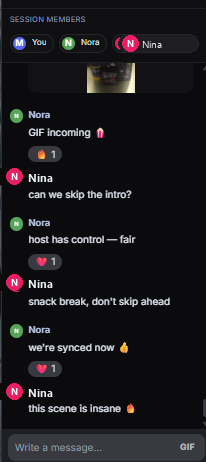
#> input picture assets/how/ref/chat-sidebar-demo.png, 206 x 462 px
$ python patch_chat_nina.py
#> lines starting #> are read from the running program, lines starting #| are printed output that depends on the picture
### scripts/build_how_pov_assets.py
"""Generate viewport screenshots for the how-pov tutorial (16:10)."""
from __future__ import annotations

import shutil
import subprocess
import tempfile
from pathlib import Path

from PIL import Image, ImageDraw, ImageFont

ROOT = Path(__file__).resolve().parents[1]
HOW = ROOT / "assets" / "how"
REF = HOW / "ref"
ASSETS = ROOT / "assets"
EXT_ICONS = ROOT.parent / "cinepulse-duo" / "icons"

# 16:10 @ 1080p height (min) — sharp assets for the how-pov “video” carousel
W, H = 1920, 1200
S = W / 800
SHOT_HI = 1
POPUP_TARGET_W = int(round(302 * S))
HERO_VIDEO = ASSETS / "landing_teleparty_hq.mp4"
HERO_FRAME_SEC = 6.0
HERO_FRAME_STEP5_SEC = 10.0
CHAT_W = int(round(W * 0.26))

HOW_PARTY_MEMBERS = (
    ("You", "#5865f2", "M"),
    ("Nora", "#57a55a", "N"),
    ("Nina", "#e91e63", "N"),
)

# (name, color, initial, text, has_gif, time_label, highlight_new)
HOW_PARTY_MESSAGES = (
    ("Nina", "#e91e63", "N", "can we skip the intro?", False, "5m", False),
    ("Nora", "#57a55a", "N", "host has control — fair", False, "4m", False),
    ("Nina", "#e91e63", "N", "ok no spoilers pls", False, "2m", False),
    ("Nora", "#57a55a", "N", "we're synced now", False, "1m", False),
    ("Nina", "#e91e63", "N", "this scene is insane", False, "now", True),
    ("Nora", "#57a55a", "N", "GIF incoming", True, "now", True),
)
HOW_PARTY_TYPING = ("Nora", "#57a55a", "N")


def _s(value: float) -> int:
    return int(round(value * S))


# Viewport-only assets: popup drops below the toolbar CineCoop icon (top-right).
POPUP_GAP_TOP = _s(6)
POPUP_GAP_RIGHT = _s(10)
BRAND_MASTER = ASSETS / "brand-cp.png"
POPUP_REF_W = 356
# Logo header zone in popup ref captures (popup-invite-active, popup-start-session).
POPUP_HEADER_LOGO_XY_SIDE = (8, 8, 39)


# [8 lines left out: function cover_crop, not called in this run]


def _font(size: int, bold: bool = False):
    paths = (
        ["C:/Windows/Fonts/segoeuib.ttf", "C:/Windows/Fonts/arialbd.ttf"]
        if bold
        else ["C:/Windows/Fonts/segoeui.ttf", "C:/Windows/Fonts/arial.ttf"]
    )
    for path in paths:
        try:
            return ImageFont.truetype(path, size)
        except OSError:
            continue
    return ImageFont.load_default()


def _save_png(img: Image.Image, path: Path) -> None:
    img.save(path, "PNG", compress_level=2)


def _rounded_rect(draw, xy, radius, fill):
    draw.rounded_rectangle(xy, radius=radius, fill=fill)


def _draw_text_centered(
    draw: ImageDraw.ImageDraw,
    box: tuple[int, int, int, int],
    text: str,
    font: ImageFont.FreeTypeFont | ImageFont.ImageFont,
    fill: str | tuple[int, int, int],
) -> None:
    x0, y0, x1, y1 = box
    cx = (x0 + x1) / 2
    cy = (y0 + y1) / 2
    draw.text((cx, cy), text, fill=fill, font=font, anchor="mm")


# [8 lines left out: function _brand_icon, not called in this run]


def _export_how_brand_icons() -> None:
    for size in (48, 96, 128):
        _brand_icon(size).save(HOW / f"brand-cp-{size}.png", optimize=True)


# [100 lines left out: functions _replace_popup_header_logo, _paste_icon, _hero_playback_frame, _netflix_back, _paste_popup_ref, _click_pct, not called in this run]


def _invite_copy_hotspot(box: tuple[int, int, int, int]) -> tuple[float, float]:
    """Centre du bouton copier (icône presse-papiers) à droite du lien d'invitation."""
    return _click_pct(box, 0.906, 0.724)


# [34 lines left out: function step0_store, not called in this run]


def _minimal_player_frame(
    width: int = W,
    height: int = H,
    *,
    progress: float = 0.2,
) -> Image.Image:
    """Fond noir + barre de progression rouge en bas (sans bouton play)."""
    img = Image.new("RGB", (width, height), "#0b0b0b")
    draw = ImageDraw.Draw(img)

    controls_h = _s(22)
    bar_y = height - controls_h
    draw.rectangle((0, bar_y, width, height), fill="#141414")
    pad_x = _s(40)
    track = (pad_x, bar_y + _s(9), width - pad_x, bar_y + _s(12))
    draw.rectangle(track, fill="#3a3a3a")
    prog = max(0.04, min(0.98, progress))
    draw.rectangle(
        (
            track[0],
            track[1],
            track[0] + int((track[2] - track[0]) * prog),
            track[3],
        ),
        fill="#e50914",
    )
    return img


# [24 lines left out: functions step1_netflix_play, step2_popup_start, step3_popup_invite, not called in this run]


def _hex_rgb(hex_color: str) -> tuple[int, int, int]:
    h = hex_color.lstrip("#")
    return int(h[0:2], 16), int(h[2:4], 16), int(h[4:6], 16)


def _draw_avatar(
    draw: ImageDraw.ImageDraw,
    xy: tuple[int, int],
    size: int,
    color: str,
    initial: str,
    font: ImageFont.FreeTypeFont | ImageFont.ImageFont,
    *,
    online: bool = False,
) -> None:
    x, y = xy
    draw.ellipse((x, y, x + size, y + size), fill=_hex_rgb(color))
    draw.text((x + size / 2, y + size / 2), initial, fill="#ffffff", font=font, anchor="mm")
    if online:
        dot = max(3, size // 4)
        ox = x + size - dot + 1
        oy = y + size - dot + 1
        draw.ellipse((ox - 1, oy - 1, ox + dot + 1, oy + dot + 1), fill="#0b0b0d")
        draw.ellipse((ox, oy, ox + dot, oy + dot), fill="#3ba55d")


def _message_block_height(has_gif: bool) -> int:
    h = _s(36)
    if has_gif:
        h += _s(56) + _s(6)
    return h


def _draw_typing_indicator(
    draw: ImageDraw.ImageDraw,
    y: int,
    pad: int,
    av_size: int,
    name: str,
    color: str,
    initial: str,
    name_font,
    text_font,
) -> int:
    """Typing bubble — returns block height."""
    h = _s(26)
    _draw_avatar(draw, (pad, y + _s(2)), av_size, color, initial, _font(_s(9), True), online=True)
    bubble_x = pad + av_size + _s(6)
    bubble = (bubble_x, y, CHAT_W - pad, y + h)
    _rounded_rect(draw, bubble, _s(10), "#1a1d24")
    draw.rectangle(bubble, outline="#2f3544", width=1)
    draw.text((bubble_x + _s(10), y + h // 2), f"{name} is typing", fill="#9aa3b5", font=name_font, anchor="lm")
    for i, col in enumerate(("#5c7088", "#7a8aa3", "#69b4ff")):
        dx = bubble_x + _s(88) + i * _s(7)
        draw.ellipse((dx, y + h // 2 - _s(2), dx + _s(4), y + h // 2 + _s(2)), fill=col)
    return h + _s(6)


def _render_cinecoop_chat_panel() -> Image.Image:
    """Sharp in-page chat (same look as hero demo), drawn in vector style."""
    panel = Image.new("RGB", (CHAT_W, H), "#0b0b0d")
    draw = ImageDraw.Draw(panel)

    pad = _s(8)
    brand_font = _font(_s(11), True)
    title_font = _font(_s(7))
    member_font = _font(_s(8))
    name_font = _font(_s(9), True)
    text_font = _font(_s(10))
    time_font = _font(_s(7))
    chip_font = _font(_s(8), True)
    compose_font = _font(_s(9))
    gif_font = _font(_s(8), True)

    y = 0
    head_h = _s(22)
    draw.rectangle((0, y, CHAT_W, y + head_h), fill="#0f0f12")
    draw.line((0, y + head_h, CHAT_W, y + head_h), fill="#202020", width=1)
    draw.text((pad, y + head_h / 2), "CineCoop", fill="#5ca6ff", font=brand_font, anchor="lm")
    badge_w = _s(16)
    badge_x = pad + _s(62)
    badge_y = y + head_h // 2 - badge_w // 2
    draw.ellipse((badge_x, badge_y, badge_x + badge_w, badge_y + badge_w), fill="#5865f2")
    draw.text((badge_x + badge_w / 2, badge_y + badge_w / 2), "2", fill="#ffffff", font=_font(_s(8), True), anchor="mm")
    live_x = CHAT_W - pad - _s(34)
    draw.ellipse((live_x, y + head_h // 2 - _s(3), live_x + _s(6), y + head_h // 2 + _s(3)), fill="#3ba55d")
    draw.text((live_x - _s(4), y + head_h / 2), "Live", fill="#7d8aa3", font=title_font, anchor="rm")
    y += head_h

    members_h = _s(52)
    draw.rectangle((0, y, CHAT_W, y + members_h), fill="#0f0f12")
    draw.text((pad, y + _s(6)), "SESSION MEMBERS", fill="#8f9ab2", font=title_font)
    chip_y = y + _s(20)
    chip_x = pad
    av = _s(14)
    online_members = {"Nora", "Nina"}
    for label, color, initial in HOW_PARTY_MEMBERS:
        chip_w = _s(58)
        _rounded_rect(draw, (chip_x, chip_y, chip_x + chip_w, chip_y + _s(20)), _s(10), "#121214")
        draw.rectangle(
            (chip_x, chip_y, chip_x + chip_w, chip_y + _s(20)),
            outline="#262626",
            width=1,
        )
        _draw_avatar(
            draw,
            (chip_x + _s(3), chip_y + _s(3)),
            av,
            color,
            initial,
            chip_font,
            online=label in online_members,
        )
        draw.text((chip_x + _s(20), chip_y + _s(10)), label, fill="#dce3ef", font=member_font, anchor="lm")
        chip_x += chip_w + _s(6)
    draw.line((0, y + members_h, CHAT_W, y + members_h), fill="#202020", width=1)
    y += members_h

    log_top = y
    compose_h = _s(44)
    log_bottom = H - compose_h
    draw.rectangle((0, log_top, CHAT_W, log_bottom), fill="#0b0b0d")

    msg_x = pad
    av_msg = _s(18)
    gap = _s(8)
    typing_h = _s(32)
    available = log_bottom - log_top - pad * 2 - typing_h

    visible = list(HOW_PARTY_MESSAGES)
    while visible:
        total = sum(_message_block_height(m[4]) + gap for m in visible) + typing_h
        if total <= available or len(visible) <= 3:
            break
        visible.pop(0)

    block_heights = [_message_block_height(m[4]) + gap for m in visible]
    cy = log_bottom - pad - typing_h - sum(block_heights)

    for name, color, initial, text, has_gif, time_label, highlight in visible:
        block_h = _message_block_height(has_gif)
        body_x = msg_x + av_msg + _s(6)
        if highlight:
            _rounded_rect(
                draw,
                (msg_x - _s(2), cy - _s(2), CHAT_W - pad + _s(2), cy + block_h + _s(4)),
                _s(8),
                "#141820",
            )
        _draw_avatar(
            draw,
            (msg_x, cy),
            av_msg,
            color,
            initial,
            _font(_s(10), True),
            online=name in online_members,
        )
        draw.text((body_x, cy), name, fill="#b7caea", font=name_font)
        if time_label:
            draw.text((CHAT_W - pad, cy + _s(1)), time_label, fill="#6b7385", font=time_font, anchor="rt")
        text_y = cy + _s(14)
        if text:
            draw.text((body_x, text_y), text, fill="#e8edf7", font=text_font)
        if has_gif:
            gif_y = text_y + (_s(18) if text else 0)
            gif_w = CHAT_W - body_x - pad
            gif_h = _s(56)
            _rounded_rect(draw, (body_x, gif_y, body_x + gif_w, gif_y + gif_h), _s(10), "#1a1c22")
            draw.rectangle((body_x, gif_y, body_x + gif_w, gif_y + gif_h), outline="#2e3340", width=1)
            draw.line(
                (body_x + _s(12), gif_y + gif_h // 2, body_x + gif_w - _s(12), gif_y + gif_h // 2),
                fill="#3d4454",
                width=_s(3),
            )
            draw.polygon(
                [
                    (body_x + gif_w // 2 - _s(8), gif_y + gif_h // 2 - _s(10)),
                    (body_x + gif_w // 2 - _s(8), gif_y + gif_h // 2 + _s(10)),
                    (body_x + gif_w // 2 + _s(12), gif_y + gif_h // 2),
                ],
                fill="#69b4ff",
            )
        cy += block_h + gap

    t_name, t_color, t_initial = HOW_PARTY_TYPING
    _draw_typing_indicator(draw, cy, pad, _s(14), t_name, t_color, t_initial, name_font, text_font)

    draw.line((0, log_bottom, CHAT_W, log_bottom), fill="#202020", width=1)
    draw.rectangle((0, log_bottom, CHAT_W, H), fill="#1e1f22")
    field = (pad, log_bottom + _s(8), CHAT_W - pad, H - _s(8))
    _rounded_rect(draw, field, _s(10), "#383a40")
    draft = "this scene is"
    draw.text((field[0] + _s(12), (field[1] + field[3]) // 2), draft, fill="#dce0e6", font=compose_font, anchor="lm")
    tb = draw.textbbox((0, 0), draft, font=compose_font)
    caret_x = field[0] + _s(12) + (tb[2] - tb[0])
    caret_y0 = (field[1] + field[3]) // 2 - _s(6)
    draw.line((caret_x + _s(2), caret_y0, caret_x + _s(2), caret_y0 + _s(12)), fill="#69b4ff", width=2)
    gif_btn = (field[2] - _s(44), field[1] + _s(4), field[2] - _s(6), field[3] - _s(4))
    _rounded_rect(draw, gif_btn, _s(8), "#4a4d55")
    _draw_text_centered(draw, gif_btn, "GIF", gif_font, "#e8edf7")

    return panel


def _paste_drawn_chat(base: Image.Image) -> Image.Image:
    panel = _render_cinecoop_chat_panel()
    out = base.convert("RGB")
    out.paste(panel, (W - CHAT_W, 0))
    draw = ImageDraw.Draw(out)
    draw.line((W - CHAT_W, 0, W - CHAT_W, H), fill="#303030", width=1)
    return out


def step4_party() -> dict:
    """Enjoy together — lecteur minimal (comme étapes 3–4) + chat CineCoop, sans vraie vidéo."""
    player_w = W - CHAT_W
    img = Image.new("RGB", (W, H), "#0b0b0b")
    player = _minimal_player_frame(player_w, H, progress=0.38)
    img.paste(player, (0, 0))
    _save_png(img, HOW / "step-4-player.png")
    img = _paste_drawn_chat(img)
    _save_png(img, HOW / "step-4-party.png")
    return {"click": (42.0, 50.0)}


# [15 lines left out: function main, not called in this run]


# [2 lines that do not run on import are left out]

### scripts/patch_chat_nina.py
"""Replace Elias with Nina in chat-sidebar-demo.png and rebuild step-4-party."""
from __future__ import annotations

import sys
from pathlib import Path

from PIL import Image, ImageDraw, ImageFont

ROOT = Path(__file__).resolve().parents[1]
REF = ROOT / "assets" / "how" / "ref" / "chat-sidebar-demo.png"

PINK = (233, 30, 99)
PILL_BG = (30, 30, 34)
PILL_BORDER = (38, 38, 42)
BG = (11, 11, 13)
TEXT = (240, 244, 250)


def _font(size: int, bold: bool = False):
    paths = (
        ["C:/Windows/Fonts/segoeuib.ttf", "C:/Windows/Fonts/arialbd.ttf"]
        if bold
        else ["C:/Windows/Fonts/segoeui.ttf", "C:/Windows/Fonts/arial.ttf"]
    )
    for path in paths:
        try:
            return ImageFont.truetype(path, size)
        except OSError:
            continue
    return ImageFont.load_default()


def draw_avatar(draw: ImageDraw.ImageDraw, cx: int, cy: int, r: int, letter: str) -> None:
    draw.ellipse((cx - r, cy - r, cx + r, cy + r), fill=PINK)
    f = _font(9, True)
    tw = draw.textlength(letter, font=f)
    draw.text((cx - tw / 2, cy - 6), letter, fill=(255, 255, 255), font=f)


def patch_chat_ref() -> None:
    im = Image.open(REF).convert("RGB")
    draw = ImageDraw.Draw(im)

    # Session members pill
    draw.rounded_rectangle((118, 34, 198, 52), radius=10, fill=PILL_BG, outline=PILL_BORDER, width=1)
    draw_avatar(draw, 130, 43, 8, "N")
    draw.text((142, 37), "Nina", fill=TEXT, font=_font(10))

    # Author strip only (avatar + name), leave message body intact
    for y0, y1 in ((168, 184), (274, 290), (383, 399)):
        draw.rectangle((0, y0, 78, y1), fill=BG)
        cy = (y0 + y1) // 2
        draw_avatar(draw, 14, cy, 8, "N")
        draw.text((28, y0 + 2), "Nina", fill=TEXT, font=_font(11, True))

    im.save(REF, "PNG", compress_level=2)
    print(f"Patched {REF}")


def main() -> None:
    patch_chat_ref()
#> in patch_chat_ref, im is the input picture: PIL image 206x462 RGB; mean R, G, B 26.9, 25.4, 28.1
#> in patch_chat_ref, `im.save(REF, "PNG", compress_level=2)`:
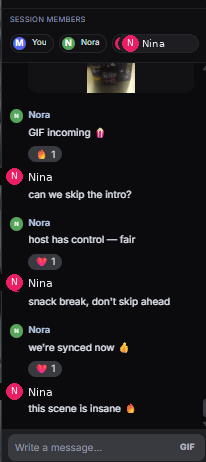
#> saved as chat-sidebar-demo.png: PIL image 206x462 RGB; mean R, G, B 26.7, 25.1, 27.8
    sys.path.insert(0, str(ROOT / "scripts"))
    from build_how_pov_assets import step4_party

    step4_party()
#> in step4_party, `player = _minimal_player_frame(player_w, H, progress=0.38)`:
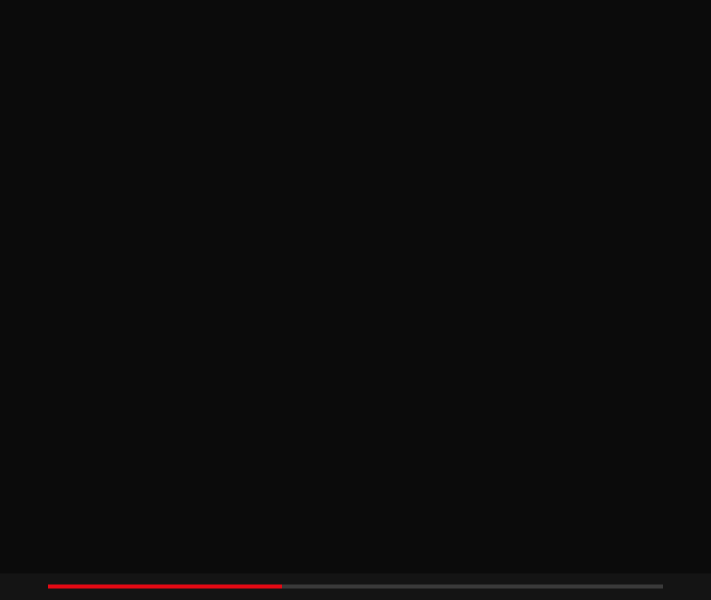
#> player: PIL image 1421x1200 RGB (shown at 1/2 size); mean R, G, B 12, 11.5, 11.5
#> in step4_party, `img.paste(player, (0, 0))`:
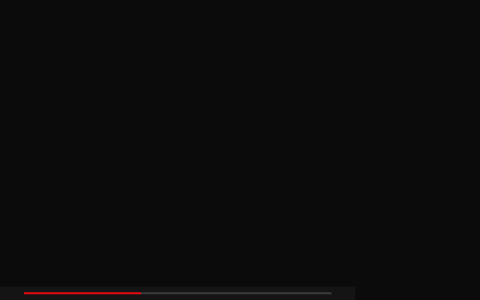
#> img: PIL image 1920x1200 RGB (shown at 1/4 size); mean R, G, B 11.7, 11.4, 11.4
#> after the loop in _render_cinecoop_chat_panel, `for label, color, initial in HOW_PARTY_MEMBERS:`: chip_x = 478
#> after the loop in _render_cinecoop_chat_panel, `for name, color, initial, text, has_gif, time_label, highlight in visi..`: cy = 998
#> in _draw_typing_indicator, `bubble = (bubble_x, y, CHAT_W - pad, y + h)`: bubble = (67, 998, 480, 1060)
#> in _render_cinecoop_chat_panel, `tb = draw.textbbox((0, 0), draft, font=compose_font)`: tb = (0, 4, 136, 21)
#> in _render_cinecoop_chat_panel, `caret_x = field[0] + _s(12) + (tb[2] - tb[0])`: caret_x = 184
#> in _paste_drawn_chat, `panel = _render_cinecoop_chat_panel()`:
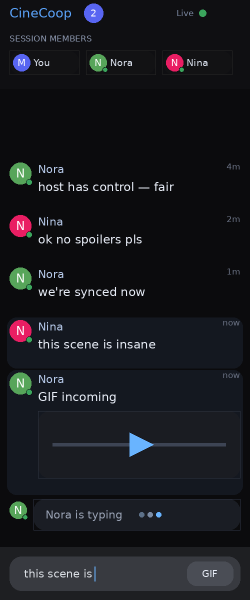
#> panel: PIL image 499x1200 RGB (shown at 1/2 size); mean R, G, B 24.7, 26, 30.5
#> in _paste_drawn_chat, `out.paste(panel, (W - CHAT_W, 0))`:
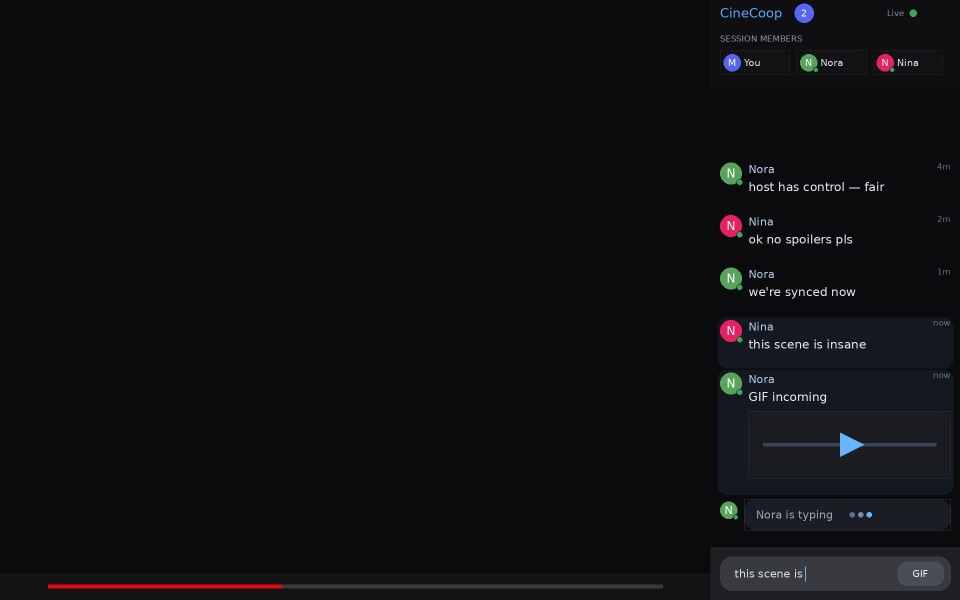
#> out: PIL image 1920x1200 RGB (shown at 1/2 size); mean R, G, B 15.3, 15.3, 16.5
    print("Rebuilt step-4-party.png")


if __name__ == "__main__":
    main()
